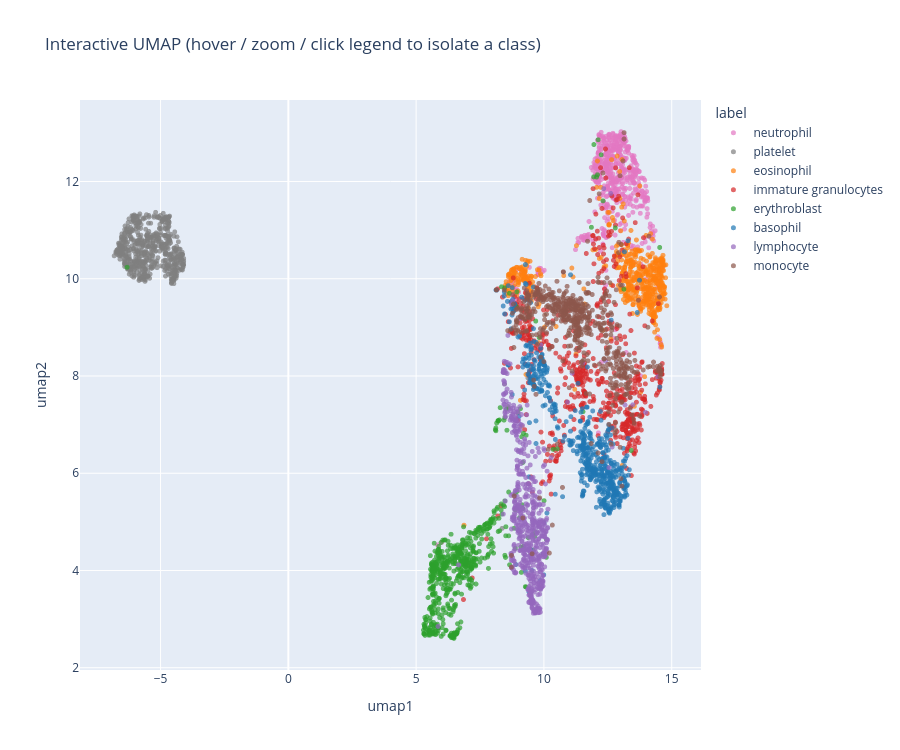

The cell this chart's notebook holds for it:
### Code cell
#interactive version
import plotly.express as px
df = pd.DataFrame({"idx": np.arange(len(y)), "label": labels, "y": y, "split": split,
                   "umap1": emb2d["UMAP"][:, 0], "umap2": emb2d["UMAP"][:, 1],
                   "tsne1": emb2d["t-SNE"][:, 0], "tsne2": emb2d["t-SNE"][:, 1],
                   "pc1": P[:, 0], "pc2": P[:, 1], "pc3": P[:, 2]})
fig = px.scatter(df, x="umap1", y="umap2", color="label", hover_data=["idx", "split"], opacity=0.7,
                 color_discrete_map={c: "rgb(%d,%d,%d)" % tuple(int(255 * v) for v in palette[c]) for c in class_names},
                 title="Interactive UMAP (hover / zoom / click legend to isolate a class)", width=900, height=750)
fig.update_traces(marker=dict(size=5))
fig.write_html(OUT / "interactive_umap.html")
fig.show()

### Figure 1 — Plotly figure (JSON) as saved in the notebook; plotly's stock layout.template omitted (floating-point values rounded to 4 significant figures; data arrays with more than 128 entries replaced by an {"elided": "..."} marker saying what was removed)
{"data": [{"customdata": {"elided": "600x2 mixed values"}, "hovertemplate": "label=neutrophil<br>umap1=%{x}<br>umap2=%{y}<br>idx=%{customdata[0]}<br>split=%{customdata[1]}<extra></extra>", "legendgroup": "neutrophil", "marker": {"color": "rgb(227,119,194)", "opacity": 0.7, "symbol": "circle", "size": 5}, "mode": "markers", "name": "neutrophil", "showlegend": true, "x": {"elided": "600 float values"}, "xaxis": "x", "y": {"elided": "600 float values"}, "yaxis": "y", "type": "scattergl"}, {"customdata": {"elided": "600x2 mixed values"}, "hovertemplate": "label=platelet<br>umap1=%{x}<br>umap2=%{y}<br>idx=%{customdata[0]}<br>split=%{customdata[1]}<extra></extra>", "legendgroup": "platelet", "marker": {"color": "rgb(127,127,127)", "opacity": 0.7, "symbol": "circle", "size": 5}, "mode": "markers", "name": "platelet", "showlegend": true, "x": {"elided": "600 float values"}, "xaxis": "x", "y": {"elided": "600 float values"}, "yaxis": "y", "type": "scattergl"}, {"customdata": {"elided": "600x2 mixed values"}, "hovertemplate": "label=eosinophil<br>umap1=%{x}<br>umap2=%{y}<br>idx=%{customdata[0]}<br>split=%{customdata[1]}<extra></extra>", "legendgroup": "eosinophil", "marker": {"color": "rgb(255,127,14)", "opacity": 0.7, "symbol": "circle", "size": 5}, "mode": "markers", "name": "eosinophil", "showlegend": true, "x": {"elided": "600 float values"}, "xaxis": "x", "y": {"elided": "600 float values"}, "yaxis": "y", "type": "scattergl"}, {"customdata": {"elided": "600x2 mixed values"}, "hovertemplate": "label=immature granulocytes<br>umap1=%{x}<br>umap2=%{y}<br>idx=%{customdata[0]}<br>split=%{customdata[1]}<extra></extra>", "legendgroup": "immature granulocytes", "marker": {"color": "rgb(214,39,40)", "opacity": 0.7, "symbol": "circle", "size": 5}, "mode": "markers", "name": "immature granulocytes", "showlegend": true, "x": {"elided": "600 float values"}, "xaxis": "x", "y": {"elided": "600 float values"}, "yaxis": "y", "type": "scattergl"}, {"customdata": {"elided": "600x2 mixed values"}, "hovertemplate": "label=erythroblast<br>umap1=%{x}<br>umap2=%{y}<br>idx=%{customdata[0]}<br>split=%{customdata[1]}<extra></extra>", "legendgroup": "erythroblast", "marker": {"color": "rgb(44,160,44)", "opacity": 0.7, "symbol": "circle", "size": 5}, "mode": "markers", "name": "erythroblast", "showlegend": true, "x": {"elided": "600 float values"}, "xaxis": "x", "y": {"elided": "600 float values"}, "yaxis": "y", "type": "scattergl"}, {"customdata": {"elided": "600x2 mixed values"}, "hovertemplate": "label=basophil<br>umap1=%{x}<br>umap2=%{y}<br>idx=%{customdata[0]}<br>split=%{customdata[1]}<extra></extra>", "legendgroup": "basophil", "marker": {"color": "rgb(31,119,180)", "opacity": 0.7, "symbol": "circle", "size": 5}, "mode": "markers", "name": "basophil", "showlegend": true, "x": {"elided": "600 float values"}, "xaxis": "x", "y": {"elided": "600 float values"}, "yaxis": "y", "type": "scattergl"}, {"customdata": {"elided": "600x2 mixed values"}, "hovertemplate": "label=lymphocyte<br>umap1=%{x}<br>umap2=%{y}<br>idx=%{customdata[0]}<br>split=%{customdata[1]}<extra></extra>", "legendgroup": "lymphocyte", "marker": {"color": "rgb(148,103,189)", "opacity": 0.7, "symbol": "circle", "size": 5}, "mode": "markers", "name": "lymphocyte", "showlegend": true, "x": {"elided": "600 float values"}, "xaxis": "x", "y": {"elided": "600 float values"}, "yaxis": "y", "type": "scattergl"}, {"customdata": {"elided": "600x2 mixed values"}, "hovertemplate": "label=monocyte<br>umap1=%{x}<br>umap2=%{y}<br>idx=%{customdata[0]}<br>split=%{customdata[1]}<extra></extra>", "legendgroup": "monocyte", "marker": {"color": "rgb(140,86,75)", "opacity": 0.7, "symbol": "circle", "size": 5}, "mode": "markers", "name": "monocyte", "showlegend": true, "x": {"elided": "600 float values"}, "xaxis": "x", "y": {"elided": "600 float values"}, "yaxis": "y", "type": "scattergl"}], "layout": {"xaxis": {"anchor": "y", "domain": [0.0, 1.0], "title": {"text": "umap1"}}, "yaxis": {"anchor": "x", "domain": [0.0, 1.0], "title": {"text": "umap2"}}, "legend": {"title": {"text": "label"}, "tracegroupgap": 0}, "title": {"text": "Interactive UMAP (hover / zoom / click legend to isolate a class)"}, "height": 750, "width": 900}}
